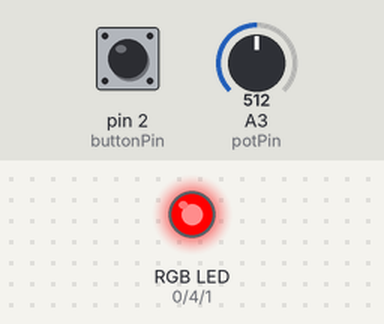
A sketch run on a simulated Arduino Uno, built with avr-gcc and run on an emulated ATmega328P. Shown: an RGB LED mixed from three pins (HIGH = lit). The test bench sets the inputs (shaded band); at power-on: A3 (potPin) = 512, pin 2 (buttonPin) HIGH.

Above: at 1.2 s.
1.3 s: A3 (potPin) set to 522
At 1.6 s:
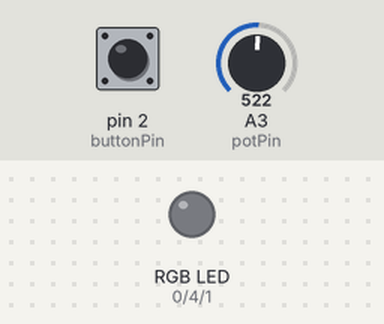
2.8 s: A3 (potPin) set to 511
At 3.9 s:
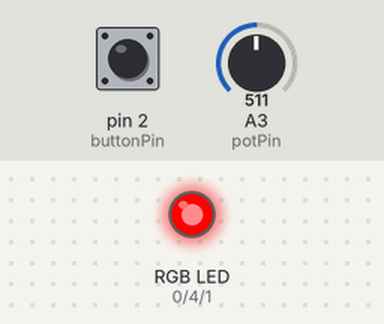
4.3 s: pin 2 (buttonPin) pulled LOW for 0.15 s
At 5.0 s:
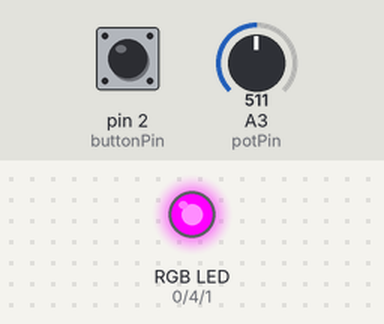
5.9 s: pin 2 (buttonPin) pulled LOW for 1 s
At 6.3 s:
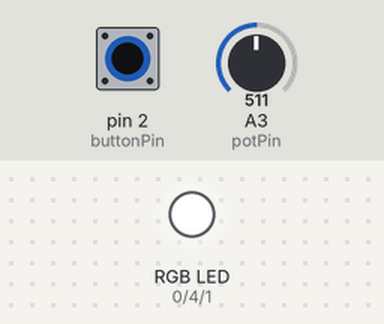
8.4 s: A3 (potPin) set to 716
At 9.4 s:
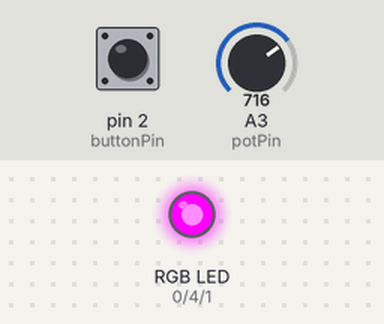
9.9 s: pin 2 (buttonPin) pulled LOW for 0.15 s
At 10.5 s:
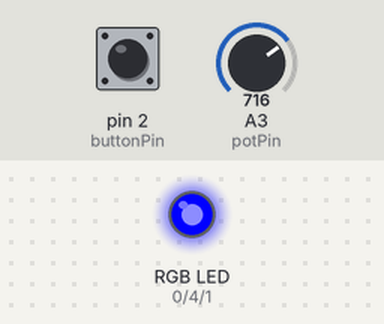
Timing chart, 0 to 12.5 s (numbered marks = the images above; inputs shaded):
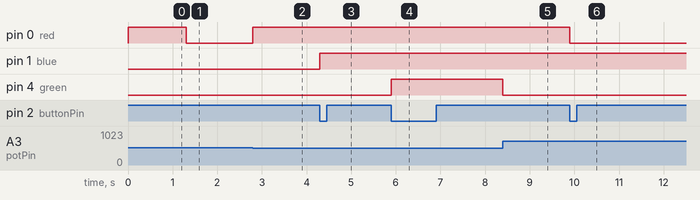

The sketch:

RGB_attiny_pot_switch_3V.ino
```cpp
//Loes Bogers - ArtechLAB
//2023


// Define RGB led pins
#define red 0
#define blue 1
#define green 4

const int buttonPin = 2;
const int potPin = 3;
int potVal = 0;
int valBrightness = 0;

int buttonState = 0; // to switch between r, g and b mode
int colorMode = 0;
int prestate = 0;

void setup()
{
  pinMode(red, OUTPUT);
  pinMode(green, OUTPUT);
  pinMode(blue, OUTPUT);
  pinMode(buttonPin, INPUT_PULLUP); //all PB pins on attiny
  pinMode(potPin, INPUT);

}
void loop() {

  buttonState = digitalRead(buttonPin);

  if (buttonState == LOW && prestate == 0) {
    colorMode++;

    if (colorMode > 2) {
      colorMode = 0;
    }
    prestate = 1;
  } else if (buttonState == HIGH) {
    prestate = 0;
  }

  potVal = analogRead(potPin);
  int mode = colorMode;    //mode 0 = R, 1 = G, 2 = B
  valBrightness = map(potVal, 0, 1023, 255, 0); //map pot values with inversion bcs RGB has common anode

  switch (mode) {
    case 0:
      analogWrite(red, valBrightness);
      break;
    case 1:
      analogWrite(blue, valBrightness);
      break;
    case 2:
      analogWrite(green, valBrightness);
      break;
  }
}
```

Measured:
- the behaviour switches between 513 and 514 on A3 (potPin) (found by bisection; images 0 and 1)
- after the input at 1.3 s, pin 0 (red): HIGH → LOW at once
- after the input at 2.8 s, pin 0 (red): LOW → HIGH at once
- after the input at 4.3 s, pin 1 (blue): LOW → HIGH at once
- after the input at 5.9 s, pin 4 (green): LOW → HIGH at once
- after the input at 8.4 s, pin 4 (green): HIGH → LOW at once
- after the input at 9.9 s, pin 0 (red): HIGH → LOW at once
